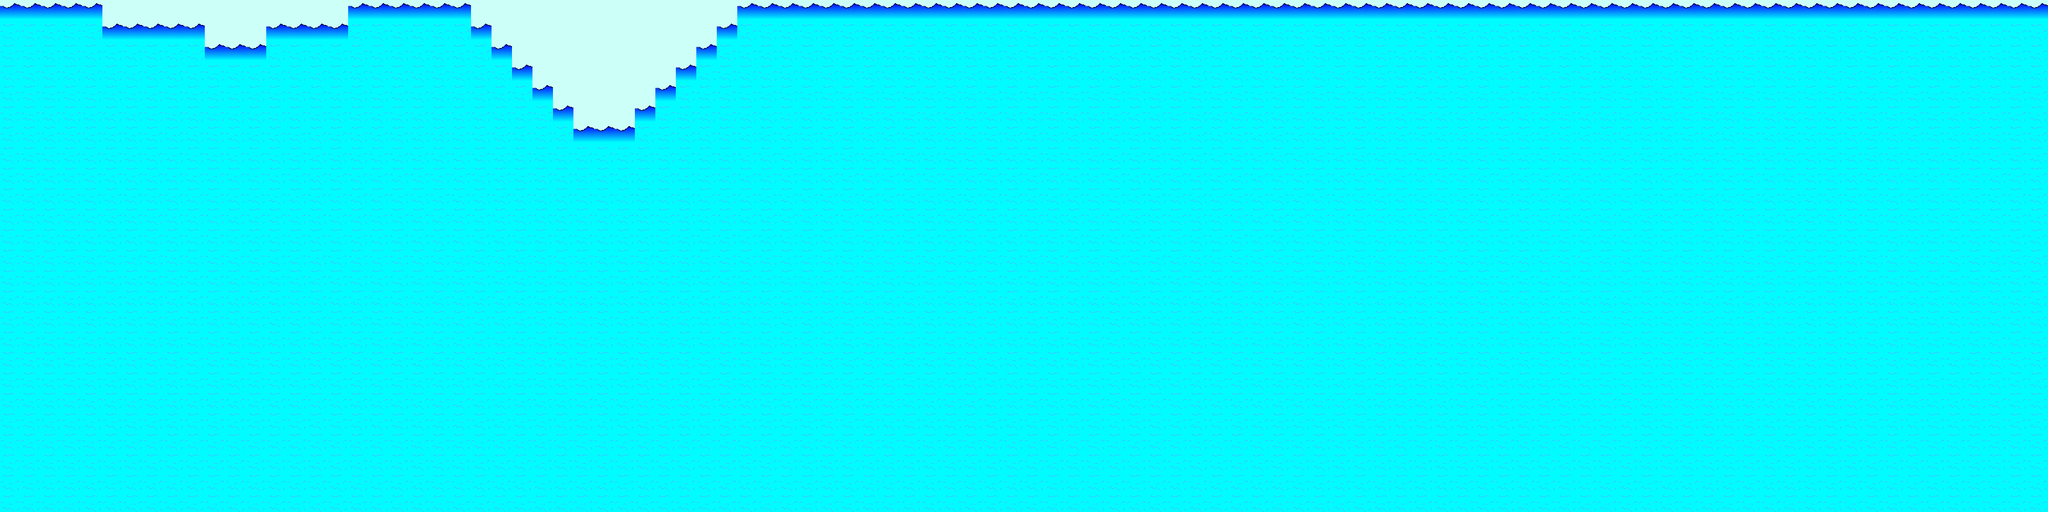

A 2D game scene composited from a Tiled map and its tileset images. What follows is a short description and the map's XML, with each tile layer's data collapsed to a summary:
An orthogonal 100x25 tile map with 32x32 px tiles, 1 tile layer (tilemaps_water_layer).

<map version="1.0" orientation="orthogonal" width="100" height="25" tilewidth="32" tileheight="32">
 <tileset firstgid="1" name="images_tiles_water" tilewidth="32" tileheight="32">
  <image source="../../images/tiles/water.png" width="96" height="32" />
 </tileset>
 <layer name="tilemaps_water_layer" width="100" height="25">
  <data>[2500 cells, 2500 non-empty, 3 distinct tile ids]</data>
 </layer>
</map>
